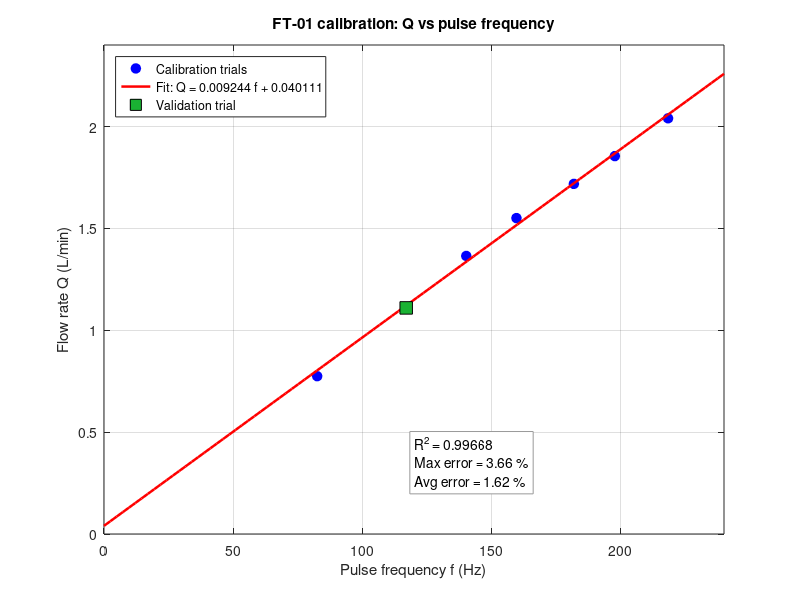
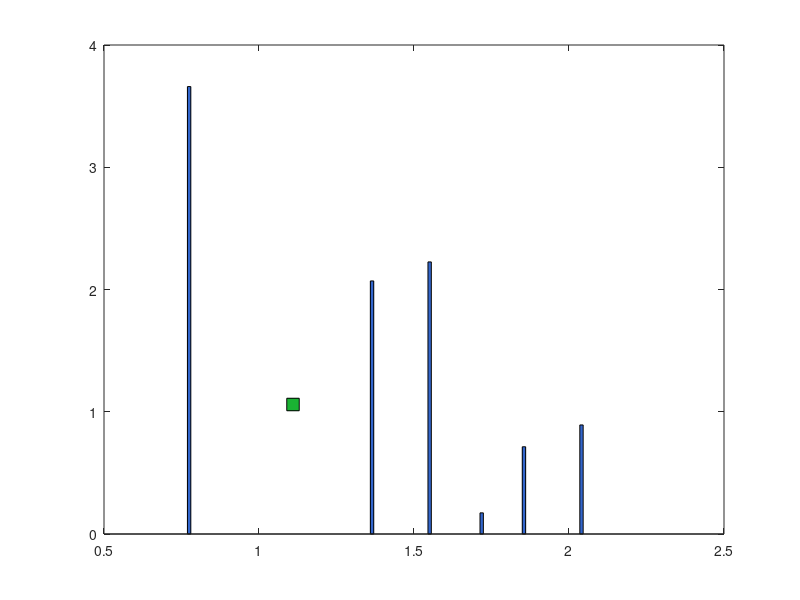

Write the MATLAB code that produced these figures, in order. (Note: this script raises an error after producing the figures.)
%% FT-01 calibration plots (Lam Research Challenge 3.0, Stage 2)
% Data source: analysis/data/calibration_trials.csv
clear; clc; close all;

script_dir = fileparts(mfilename('fullpath'));
csv_file = fullfile(script_dir, 'data', 'calibration_trials.csv');

if exist(csv_file, 'file')
    T = readtable(csv_file);
    is_fit = strcmpi(T.role, 'fit');
    is_val = strcmpi(T.role, 'validation');
    N  = T.pulses(is_fit)';
    t  = T.time_s(is_fit)';
    V  = T.volume_L(is_fit)';
    Nv = T.pulses(is_val)';
    tv = T.time_s(is_val)';
    Vv = T.volume_L(is_val)';
else
    % Fallback hardcoded values matching data/calibration_trials.csv
    N   = [6678 5525 4316 2493 4881 6013];
    t   = [30.584 30.378 30.777 30.210 30.571 30.409];
    V   = [1.040 0.870 0.700 0.390 0.790 0.940];
    Nv = 3542; tv = 30.279; Vv = 0.560;
end

f   = N ./ t;            % Hz
Q   = V ./ t * 60;       % L/min (actual)
fv  = Nv / tv;
Qv  = Vv / tv * 60;

%% Least-squares fit  Q = a*f + b
p = polyfit(f, Q, 1);  a = p(1);  b = p(2);
Qfit = a*f + b;
R2 = 1 - sum((Q - Qfit).^2) / sum((Q - mean(Q)).^2);
err = abs(Qfit - Q) ./ Q * 100;
Qv_cal = a*fv + b;
errv = abs(Qv_cal - Qv) / Qv * 100;

fprintf('a = %.6f, b = %.6f, R^2 = %.5f\n', a, b, R2);
fprintf('Max error = %.2f %%, Avg error = %.2f %%\n', max(err), mean(err));
fprintf('Validation: Q_act = %.3f, Q_cal = %.3f, error = %.2f %%\n', Qv, Qv_cal, errv);

media_dir = fullfile(script_dir, '..', 'media');
if ~exist(media_dir, 'dir'), mkdir(media_dir); end

%% Figure 1: calibration curve
fx = linspace(0, 240, 100);
fig1 = figure('Color','w','Position',[100 100 760 520], 'Visible', 'off');
plot(f, Q, 'bo', 'MarkerFaceColor','b', 'MarkerSize',7); hold on;
plot(fx, a*fx + b, 'r-', 'LineWidth', 1.8);
plot(fv, Qv, 's', 'MarkerSize',9, 'MarkerFaceColor',[0.1 0.7 0.2], 'MarkerEdgeColor','k');
grid on; box on;
xlabel('Pulse frequency f (Hz)'); ylabel('Flow rate Q (L/min)');
title('FT-01 calibration: Q vs pulse frequency');
legend('Calibration trials', sprintf('Fit: Q = %.6f f + %.6f', a, b), 'Validation trial', 'Location','northwest');
text(120, 0.35, sprintf('R^2 = %.5f\nMax error = %.2f %%\nAvg error = %.2f %%', R2, max(err), mean(err)), ...
     'BackgroundColor','w', 'EdgeColor',[0.6 0.6 0.6]);
xlim([0 240]); ylim([0 2.4]);
exportgraphics(fig1, fullfile(media_dir, 'ft01_calibration_curve.png'), 'Resolution', 200);

%% Figure 2: calibration error vs actual flow
[Qs, idx] = sort(Q);
fig2 = figure('Color','w','Position',[100 100 760 420], 'Visible', 'off');
bar(Qs, err(idx), 0.08, 'FaceColor',[0.2 0.4 0.8]); hold on;
plot(Qv, errv, 's', 'MarkerSize',9, 'MarkerFaceColor',[0.1 0.7 0.2], 'MarkerEdgeColor','k');
yline(mean(err), 'r--', sprintf('Average %.2f %%', mean(err)));
grid on; box on;
xlabel('Actual flow Q (L/min)'); ylabel('Calibration error (%)');
title('FT-01 calibration error vs flow');
legend('Calibration trials', 'Validation trial', 'Location','northeast');
exportgraphics(fig2, fullfile(media_dir, 'ft01_calibration_error.png'), 'Resolution', 200);
